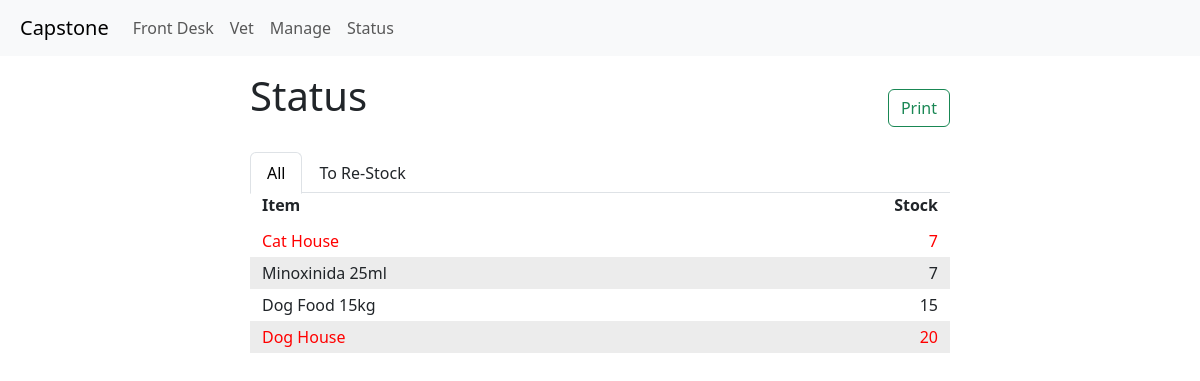
Page /status on the earlier database version.
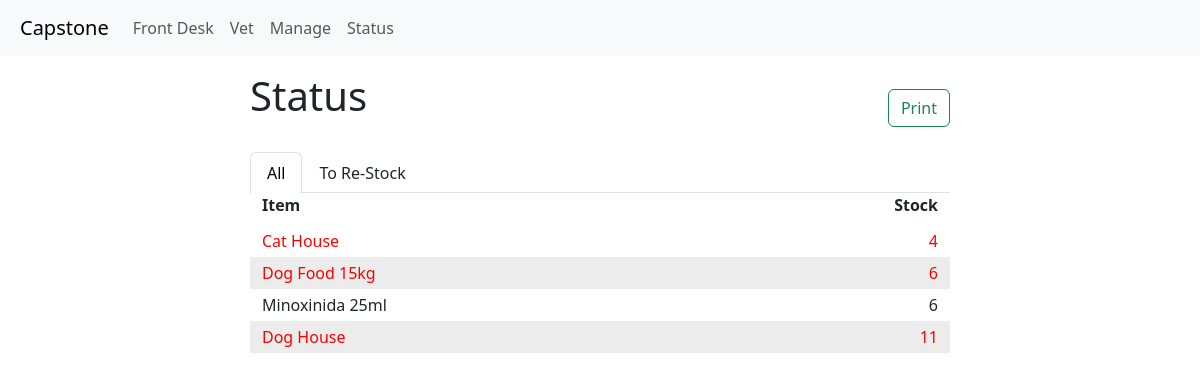
Same page on the later database version.
### item_track/models.py (models this page shows, shortened)
class Item(models.Model):
    id = models.AutoField(primary_key=True)
    name = models.CharField(max_length=64)
    description = models.CharField(max_length=256, blank=True, null=True)
    barcode = models.CharField(max_length=64, blank=True, null=True)
    image = models.ImageField(upload_to="item_track/images", blank=True, null=True)
    category = models.ManyToManyField("Category", blank=True, related_name="items")
    price = models.DecimalField(max_digits=10, decimal_places=2, blank=True, null=True)
    stock = models.IntegerField(blank=True, null=True)
    stock_min = models.IntegerField(blank=True, null=True)
    date_added = models.DateTimeField(auto_now_add=True)
    date_modified = models.DateTimeField(auto_now=True)
    expiration_date = models.DateTimeField(blank=True, null=True)
    active = models.BooleanField(default=True)
    def __str__(self):
        return f"{self.name}"

### item_track/views.py (the view)
# urls.py: path("status", views.status, name="status"),
def status(request):
    items = Item.objects.all()
    items = items.order_by('stock')
    return render(request, "item_track/status.html",{
        'items': items,
    })

### item_track/templates/item_track/status.html (shortened to what this page needs)
{% extends "item_track/layout.html" %}
{% load static %}
{% block body %}
    {% block head %}
    <div class="d-flex justify-content-center p-2">
    <div class="w-100" style="max-width: 700px;">
        <div class="d-flex align-items-center justify-content-between">
            <h1 class="pb-4 pt-2">Status</h1>
            <div>
                <button class="btn btn-outline-success" onclick="print_inform()">Print</button>
            </div>
        </div>
        <ul class="nav nav-tabs">
            <li class="nav-item">
                <a class="nav-link active" aria-current="page" id="all-items" onclick="all_items()">All</a>
            </li>
            <li class="nav-item">
                <a class="nav-link" id="re-stock-item" onclick="re_stock()">To Re-Stock</a>
            </li>
        </ul>
        <div class="container text-left pb-2">
            <div class="row">
                <div class="col">
                <b>Item</b>
                </div>
                <div class="col text-right">
                <b>Stock</b>
                </div>
            </div>
        </div>
        {% for item in items %}
        <div class="container item-row text-left {% if forloop.counter|divisibleby:2 %} even-row {% else %} odd-row {% endif %}
                    {% if item.stock < item.stock_min %} out-stock {% else %} with-stock {% endif %}"
                    style="display: block">
            <div class="row pb-1 pt-1">
                <div class="col">
                {{ item }}
                </div>
                <div class="col text-right">
                {{ item.stock }}
                </div>
                </div>
            </div>
        {% endfor %}
        </div>
    </div>
    </div>
    {% endblock %}
{% endblock %}

Differences in the rows shown:
changed Item "Cat House": stock "7" → "4"
changed Item "Dog Food 15kg": stock "15" → "6"; moves up the list
changed Item "Minoxinida 25ml": stock "7" → "6"
changed Item "Dog House": stock "20" → "11"
